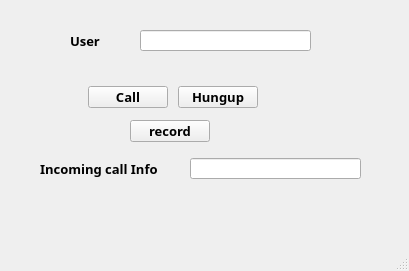
<?xml version="1.0" encoding="UTF-8"?>
<ui version="4.0">
 <class>MainWindow</class>
 <widget class="QMainWindow" name="MainWindow">
  <property name="geometry">
   <rect>
    <x>0</x>
    <y>0</y>
    <width>409</width>
    <height>271</height>
   </rect>
  </property>
  <property name="windowTitle">
   <string>Voice Call</string>
  </property>
  <widget class="QWidget" name="centralwidget">
   <widget class="QLabel" name="label">
    <property name="geometry">
     <rect>
      <x>70</x>
      <y>30</y>
      <width>61</width>
      <height>21</height>
     </rect>
    </property>
    <property name="font">
     <font>
      <family>Arial Black</family>
      <pointsize>10</pointsize>
      <weight>75</weight>
      <bold>true</bold>
     </font>
    </property>
    <property name="text">
     <string>User</string>
    </property>
   </widget>
   <widget class="QLabel" name="label_2">
    <property name="geometry">
     <rect>
      <x>40</x>
      <y>158</y>
      <width>131</width>
      <height>21</height>
     </rect>
    </property>
    <property name="font">
     <font>
      <family>Arial Black</family>
      <pointsize>10</pointsize>
      <weight>75</weight>
      <bold>true</bold>
     </font>
    </property>
    <property name="text">
     <string>Incoming call Info</string>
    </property>
   </widget>
   <widget class="QLineEdit" name="le_user">
    <property name="geometry">
     <rect>
      <x>140</x>
      <y>30</y>
      <width>171</width>
      <height>21</height>
     </rect>
    </property>
    <property name="font">
     <font>
      <family>Arial</family>
      <pointsize>10</pointsize>
     </font>
    </property>
   </widget>
   <widget class="QLineEdit" name="le_incomingcallinfo">
    <property name="geometry">
     <rect>
      <x>190</x>
      <y>158</y>
      <width>171</width>
      <height>21</height>
     </rect>
    </property>
    <property name="font">
     <font>
      <family>Arial</family>
      <pointsize>10</pointsize>
     </font>
    </property>
   </widget>
   <widget class="QPushButton" name="pb_call">
    <property name="geometry">
     <rect>
      <x>88</x>
      <y>86</y>
      <width>80</width>
      <height>22</height>
     </rect>
    </property>
    <property name="font">
     <font>
      <family>Arial Black</family>
      <pointsize>10</pointsize>
      <weight>75</weight>
      <bold>true</bold>
     </font>
    </property>
    <property name="text">
     <string>Call</string>
    </property>
   </widget>
   <widget class="QPushButton" name="pb_hungup">
    <property name="geometry">
     <rect>
      <x>178</x>
      <y>86</y>
      <width>80</width>
      <height>22</height>
     </rect>
    </property>
    <property name="font">
     <font>
      <family>Arial Black</family>
      <pointsize>10</pointsize>
      <weight>75</weight>
      <bold>true</bold>
     </font>
    </property>
    <property name="text">
     <string>Hungup</string>
    </property>
   </widget>
   <widget class="QPushButton" name="pb_call_2">
    <property name="geometry">
     <rect>
      <x>130</x>
      <y>120</y>
      <width>80</width>
      <height>22</height>
     </rect>
    </property>
    <property name="font">
     <font>
      <family>Arial Black</family>
      <pointsize>10</pointsize>
      <weight>75</weight>
      <bold>true</bold>
     </font>
    </property>
    <property name="text">
     <string>record</string>
    </property>
   </widget>
  </widget>
  <widget class="QMenuBar" name="menubar">
   <property name="geometry">
    <rect>
     <x>0</x>
     <y>0</y>
     <width>409</width>
     <height>21</height>
    </rect>
   </property>
  </widget>
  <widget class="QStatusBar" name="statusbar"/>
 </widget>
 <resources/>
 <connections/>
</ui>
